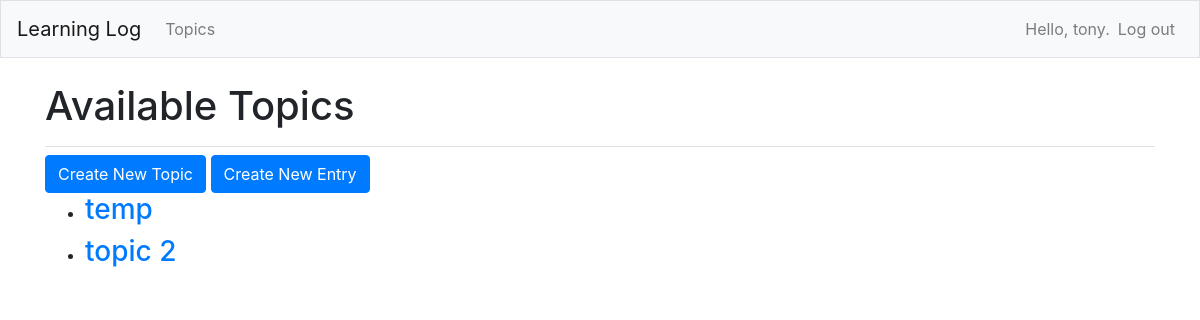
Page /topics/ (signed in) on the earlier database version.
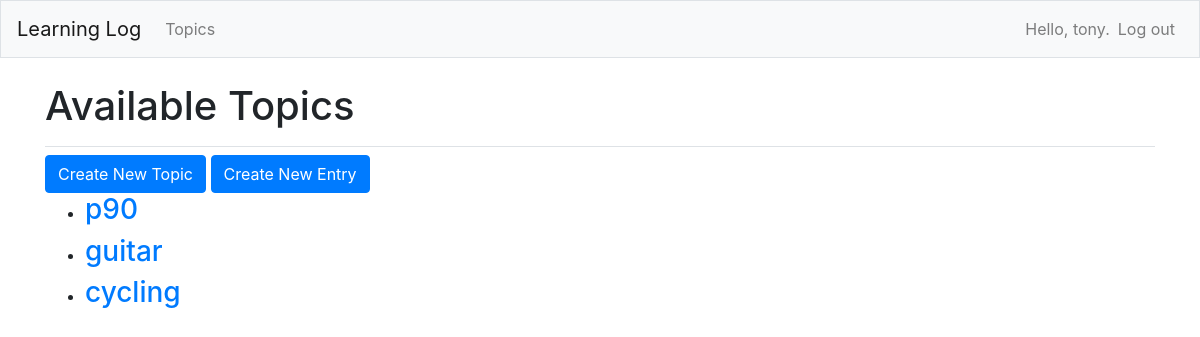
Same page on the later database version.
### learning_logs/models.py (models this page shows, shortened)
class Topic(models.Model):
    text = models.CharField(max_length=200)
    date_added = models.DateTimeField(auto_now_add=True)
    owner = models.ForeignKey(User, on_delete=models.CASCADE)

### learning_logs/views.py (the view)
# urls.py: path('topics/', views.view_topics, name='view_topics'),
@login_required
def view_topics(request):
    print(f'in view_topics()')
    queryset = Topic.objects.filter(owner=request.user).order_by('date_added')
    context = {
        "topics": queryset
    }
    return render(request, "learning_logs/topics.html", context)

### learning_logs/templates/learning_logs/topics.html
{% extends 'learning_logs/base.html' %}
{% load bootstrap4 %}
{% block page_header %}
    <h1>Available Topics</h1>
{% endblock page_header %}
{% block content %}
    {% buttons %}
    <button type="button"
            class="btn btn-primary"
            onclick="location.href='{% url 'learning_logs:create_topic' %}'"
            name='create_topic'>Create New Topic</button>
    {% if topics %}
    <button type="button"
            class="btn btn-primary"
            onclick="location.href='{% url 'learning_logs:create_entry' %}'"
            name='create_topic'>Create New Entry</button>
    {% else %}
    <button type="button"
            class="btn btn-primary"
            disabled
            onclick="location.href='{% url 'learning_logs:create_entry' %}'"
            name='create_topic'>Create New Entry</button>
    {% endif %}
    {% endbuttons %}
    <ul>
        {% for topic in topics %}
            <li><h3><a href="{% url 'learning_logs:view_topic' topic.id %}">
                {{ topic.text }}</a>
            </h3></li>
        {% empty %}
            <li><h3>No topics defined yet ...</h3></li>
        {% endfor %}
    </ul>
{% endblock content %}

### learning_logs/templates/learning_logs/base.html (shortened to what this page needs)
{% load bootstrap4 %}
<!doctype html>
<html lang="en">
<head>
  {% bootstrap_css %}
</head>
<body>
  <nav class="navbar navbar-expand-md navbar-light bg-light mb-4 border">
    <a class="navbar-brand" href="{% url 'learning_logs:view_index'%}">
        Learning Log</a>
    <div class="collapse navbar-collapse" id="navbarCollapse">
      <ul class="navbar-nav mr-auto">
        <li class="nav-item">
          <a class="nav-link" href="{% url 'learning_logs:view_topics'%}">
              Topics</a></li>
      </ul>
      <ul class="navbar-nav ml-auto">
        {% if user.is_authenticated %}
          <li class="nav-item">
            <span class="navbar-text"}">Hello, {{ user.username }}.</span>
          </li>
          <li class="nav-item">
            <a class="nav-link" href="{% url 'users:logout' %}">Log out</a>
          </li>
        {% else %}
          <li class="nav-item">
            <a class="nav-link" href="{% url 'users:register' %}">Register</a>
          </li>
          <li class="nav-item">
            <a class="nav-link" href="{% url 'users:login' %}">Log in</a></li>
        {% endif %}
      </ul>
    </div>
  </nav>
  <main role="main" class="container">
    <div class="pb-2 mb-2 border-bottom">
      {% block page_header %}{% endblock page_header %}
    </div>
    <div>
      {% block content %}{% endblock content %}
    </div>
  </main>
</body>
</html>

Differences in the rows shown:
removed Topic: text "temp"
removed Topic: text "topic 2"
added Topic: text "p90"
added Topic: text "guitar"
added Topic: text "cycling"
